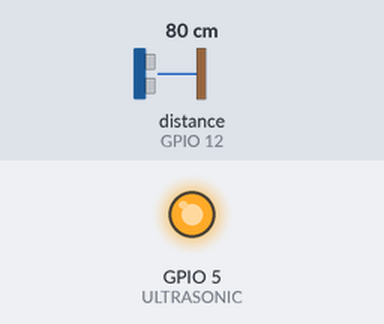
Bench run of a sketch on a simulated ESP8266 (NodeMCU). On the bench: output pins drawn as LEDs (lit = HIGH). Wiring (inferred from the names in the program): ultrasonic range finder: trigger GPIO 13; echo GPIO 12. Inputs (shaded band) come from the test bench; at power-on: distance to the obstacle (sensor on GPIO 12) 80 cm. The echo pulse lasts 58.3 µs per cm; WiFi joins after 1.5 s; servers stay silent unless stated; uploads are accepted with an empty reply; pins used as bus, display or sensor lines are not drawn. At 2.5 s the program puts the board to deep sleep or switches it off; the recording ends there.

Above: at 0.1 s.
Timing chart, 0 to 2.5 s (numbered marks = the images above):
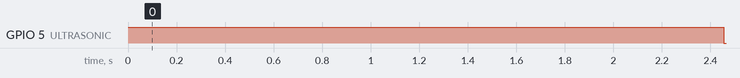

Measured:
- by itself, GPIO 5 (ULTRASONIC): LOW → HIGH at 0.00 s, → LOW 2.5 s later

The sketch:

Client.ino
```cpp
#include <ESP8266WiFi.h> // This library is used for Wifi Setup.
#include <ESP8266mDNS.h> //This library is used for ESP mDNS setup.
#include <WiFiUdp.h> //This library is used for Wifi UDP Traffic update.
#include <ArduinoOTA.h> //This library is used for Arduino Over The Air update.
#include <ESP8266WebServer.h> //This library is used for hosting http web server.
#include <WiFiClient.h> //This library is used for wifi setup.
#include <ESP8266HTTPClient.h> //This library is used to make http request to the server.

//AP Configurations
#define ROUTERID "HomeAutomation"
#define ROUTERPSK "12345670"

//Pin Definitions
#define ULTRASONIC 5
#define TRIGGER 13
#define ECHO 12
#define WATER_LEVEL_AVERAGE 10

//Deep Sleep Times (In minutes)
#define DEEP_SLEEP_TIMER 65

#define MOTOR_RUNNING_MODE_UPDATE_DELAY 5 //This is the value in seconds.

String commandMode = "Running";

ESP8266WebServer server(80); // Web server running on port 80.

void goToSleep(int sleepTime) {
  WiFi.disconnect(true);
  WiFi.mode(WIFI_OFF);
  putPinInLowMode();
  delay(10); //Let the pins be low.
  ESP.deepSleep(sleepTime * 60 * 1000000UL);
}

void getlevel() {
  int tankEmptyHeight = waterLevel();
  server.send(200, "text/html", "<center><h1>" + String(tankEmptyHeight) + "</h1></center>");
}

int calculateDistance() {
  long duration; //variable to calculate the duration of the sound wave
  int distance; //variable to calculate the distance to the object.
  digitalWrite(TRIGGER, LOW);
  delayMicroseconds(2);
  digitalWrite(TRIGGER, HIGH);
  delayMicroseconds(10);
  digitalWrite(TRIGGER, LOW);
  duration = pulseIn(ECHO, HIGH); //pulseIn(pin,value,timeout)
  distance = duration * 0.0344 / 2; //Speed of light is .0344 cm(centimeter)/us(Microseconds)
  return distance;
}

int waterLevel()
{
  int currentWaterLevel = 0;
  for (int i = 0; i < WATER_LEVEL_AVERAGE; i++)
  {
    int currentDistance = calculateDistance();
    if (i != 0)
      currentWaterLevel += currentDistance;
    delay(50);
  }
  currentWaterLevel /= (WATER_LEVEL_AVERAGE - 1) ;
  return currentWaterLevel;
}

int sendUpdate(int tankEmptyHeight) {
  HTTPClient http;
  String postData;                                                                                          //Post Data Variable
  postData = "tankemptyheight=" + String(tankEmptyHeight);
  http.begin("http://192.168.1.150/updateLevel");
  http.addHeader("Content-Type", "application/x-www-form-urlencoded");                                      //Specify content-type header
  int httpCode = http.POST(postData);                                                                       //Send the request
  http.end();
  return httpCode;
}

/*
  void sendTimelyUpdates() {
  unsigned long previousTime = millis();
  while (1) {
    unsigned long currentTime = millis();
    if (currentTime - previousTime >= 7000) {
      previousTime = currentTime;
      int statusCode = sendUpdate(waterLevel());
    }
    ESP.wdtFeed();
  }
  }
*/

void sendTimelyUpdates() {
  int statusCode = 0;
  if (WiFi.status() == WL_CONNECTED) {
    int tankEmptyHeight = waterLevel();
    statusCode = sendUpdate(tankEmptyHeight);
  }
  if (statusCode == 201) { //If status code is 201 then motor has started and machine have to send status each 5 seconds.
    sendContinousUpdates();
  } else { //If status code is not 201 then go to sleep code no matter what was the result.
    goToSleep(DEEP_SLEEP_TIMER);
  }
}


void sendContinousUpdates() {
  int errorCount = 0;
  unsigned long previousTime = millis();
  while (true) {
    unsigned long currentTime = millis();
    if (errorCount >= 3) {
      //There is some issue in the connection or while updating the values so putting esp in deep sleep mode.
      goToSleep(DEEP_SLEEP_TIMER);
    }
    if (currentTime - previousTime >= MOTOR_RUNNING_MODE_UPDATE_DELAY * 1000) {
      previousTime = currentTime;
      if (WiFi.status() == WL_CONNECTED) {
        int tankEmptyHeight = waterLevel();
        int statusCode = sendUpdate(tankEmptyHeight);
        if (statusCode == 202) {
          continue; // Updating to the server properly
        } else if (statusCode == 200) {
          goToSleep(DEEP_SLEEP_TIMER); //Water Tank Filled Successfully. Go to deep sleep mode.
        } else {
          errorCount++;
        }
      } else {
        errorCount++;
      }
    }
    ESP.wdtFeed();
  }
}

void getCommandMode() {
  HTTPClient http;
  http.begin("http://192.168.1.150/getUploadMode");
  int httpCode = http.GET();
  if (httpCode == 200) {
    commandMode = "Boot";
  }
  http.end();
}

void putPinInLowMode() {
  digitalWrite(TRIGGER, LOW);
  digitalWrite(ULTRASONIC, LOW);
}

void handleRoot() {
  server.send(200, "text/html", "<h1><Center>Hi I'm The ESP12 Tank Controller ! Mode :- " + commandMode  + "</Center></h1>");
}

void restartESP() {
  server.send(200, "text/html", "<h1><Center>ESP Restarted !!!</Center></h1>");
  delay(1000);
  ESP.restart();
}

void notFound() {
  server.send(200, "text/html", "<h1><Center>This page is not there !</Center></h1>");
}

void initializePin() {
  pinMode(TRIGGER, OUTPUT); //Setting pin mode
  pinMode(ECHO, INPUT);
  pinMode(ULTRASONIC, OUTPUT);
  digitalWrite(ULTRASONIC, HIGH);
}

bool initializeWifi() {
  WiFi.mode(WIFI_OFF);
  const char* routerssid = ROUTERID;
  const char* routerpassword = ROUTERPSK;

  IPAddress local_IP(192, 168, 1, 140);
  IPAddress gateway(192, 168, 1, 1);
  IPAddress subnet(255, 255, 255, 0);
  IPAddress primaryDNS(8, 8, 8, 8);
  IPAddress secondaryDNS(8, 8, 4, 4);

  WiFi.mode(WIFI_STA);
  WiFi.config(local_IP, gateway, subnet, primaryDNS, secondaryDNS);
  WiFi.begin(routerssid, routerpassword);
  int RetryCount = 0;
  while (WiFi.status() != WL_CONNECTED && RetryCount < 20) {
    delay(500);
    RetryCount++;
  }
  if (WiFi.status() == WL_CONNECTED) {
    return true;
  }
  else {
    return false;
  }
}

void initializeServer() {
  server.on("/", handleRoot);
  server.on("/restart", restartESP);
  server.onNotFound(notFound);
  server.begin();
}

void initializeOTA() {
  ArduinoOTA.onStart([]() {
    String type;
    if (ArduinoOTA.getCommand() == U_FLASH) {
      type = "sketch";
    } else { // U_FS
      type = "filesystem";
    }

    // NOTE: if updating FS this would be the place to unmount FS using FS.end()
    //Serial.println("Start updating " + type);
  });
  ArduinoOTA.onEnd([]() {
    //Serial.println("\nEnd");
  });
  ArduinoOTA.onProgress([](unsigned int progress, unsigned int total) {
    //Serial.printf("Progress: %u%%\r", (progress / (total / 100)));
  });
  ArduinoOTA.onError([](ota_error_t error) {
    //Serial.printf("Error[%u]: ", error);
    if (error == OTA_AUTH_ERROR) {
      //Serial.println("Auth Failed");
    } else if (error == OTA_BEGIN_ERROR) {
      //Serial.println("Begin Failed");
    } else if (error == OTA_CONNECT_ERROR) {
      //Serial.println("Connect Failed");
    } else if (error == OTA_RECEIVE_ERROR) {
      //Serial.println("Receive Failed");
    } else if (error == OTA_END_ERROR) {
      //Serial.println("End Failed");
    }
  });
  ArduinoOTA.begin();
  //Serial.println("Ready");
  //Serial.print("IP address: ");
  //Serial.println(WiFi.localIP());
}

void setup() {
  //Serial.begin(115200);
  //Serial.println("Booting");
  initializePin();
  if ( initializeWifi()) //Wifi initialization.
  {
    getCommandMode();
  } else {
    goToSleep(DEEP_SLEEP_TIMER);
  }
  if (commandMode != "Running") {
    initializeServer(); //Server initialization.
    initializeOTA(); //ESP OTA UPdate.
  } else {
    sendTimelyUpdates();
  }
}

void loop() {
  if (commandMode != "Running") {
    ArduinoOTA.handle();
    server.handleClient();
  }
}
```
